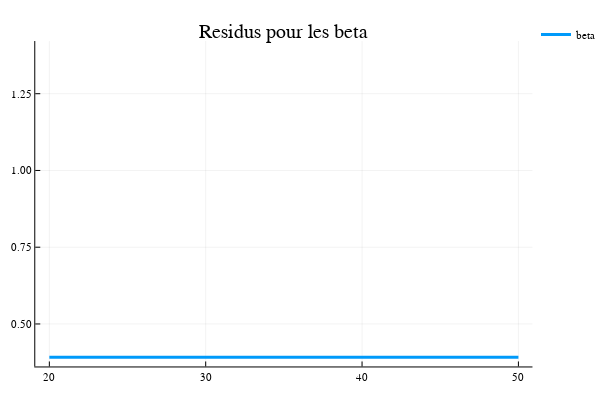

Notebook code for this chart:
### Code cell
lin_itermax = LinRange(50, 500, 20);
res_itermax = benchmark.(100, lin_beta, 0.5)
plot(lin_itermax, res_itermax, title = "Residus pour les itermax", label = "itermax", lw = 3)

### Figure 1 — Plotly figure (JSON) as saved in the notebook; plotly's stock layout.template omitted (floating-point values rounded to 4 significant figures; data arrays with more than 128 entries replaced by an {"elided": "..."} marker saying what was removed)
{"data": [{"colorbar": {"title": ""}, "legendgroup": "beta", "line": {"color": "rgba(0, 154, 250, 1.000)", "dash": "solid", "shape": "linear", "width": 3}, "mode": "lines", "name": "beta", "showlegend": true, "type": "scatter", "x": {"elided": "500 float values"}, "xaxis": "x1", "y": {"elided": "500 float values"}, "yaxis": "y1", "zmax": null, "zmin": null}], "layout": {"annotations": [{"font": {"color": "rgba(0, 0, 0, 1.000)", "family": "sans-serif", "size": 20}, "rotation": 0, "showarrow": false, "text": "Residus pour les beta", "x": 0.5296, "xanchor": "center", "xref": "paper", "y": 1, "yanchor": "top", "yref": "paper"}], "height": 400, "legend": {"bgcolor": "rgba(255, 255, 255, 1.000)", "bordercolor": "rgba(0, 0, 0, 1.000)", "font": {"color": "rgba(0, 0, 0, 1.000)", "family": "sans-serif", "size": 11}, "tracegroupgap": 0, "x": 1, "y": 1}, "margin": {"b": 20, "l": 0, "r": 0, "t": 20}, "paper_bgcolor": "rgba(255, 255, 255, 1.000)", "plot_bgcolor": "rgba(255, 255, 255, 1.000)", "showlegend": true, "width": 600, "xaxis": {"anchor": "y1", "domain": [0.06582, 0.9934], "gridcolor": "rgba(0, 0, 0, 0.100)", "gridwidth": 0.5, "linecolor": "rgba(0, 0, 0, 1.000)", "mirror": false, "range": [19.1, 50.9], "showgrid": true, "showline": true, "showticklabels": true, "tickangle": 0, "tickcolor": "rgb(0, 0, 0)", "tickfont": {"color": "rgba(0, 0, 0, 1.000)", "family": "sans-serif", "size": 11}, "tickmode": "array", "ticks": "inside", "ticktext": ["20", "30", "40", "50"], "tickvals": [20, 30, 40, 50], "title": "", "titlefont": {"color": "rgba(0, 0, 0, 1.000)", "family": "sans-serif", "size": 15}, "type": "-", "visible": true, "zeroline": false, "zerolinecolor": "rgba(0, 0, 0, 1.000)"}, "yaxis": {"anchor": "x1", "domain": [0.03762, 0.9415], "gridcolor": "rgba(0, 0, 0, 0.100)", "gridwidth": 0.5, "linecolor": "rgba(0, 0, 0, 1.000)", "mirror": false, "range": [0.3616, 1.422], "showgrid": true, "showline": true, "showticklabels": true, "tickangle": 0, "tickcolor": "rgb(0, 0, 0)", "tickfont": {"color": "rgba(0, 0, 0, 1.000)", "family": "sans-serif", "size": 11}, "tickmode": "array", "ticks": "inside", "ticktext": ["0.50", "0.75", "1.00", "1.25"], "tickvals": [0.5, 0.75, 1, 1.25], "title": "", "titlefont": {"color": "rgba(0, 0, 0, 1.000)", "family": "sans-serif", "size": 15}, "type": "-", "visible": true, "zeroline": false, "zerolinecolor": "rgba(0, 0, 0, 1.000)"}}}
